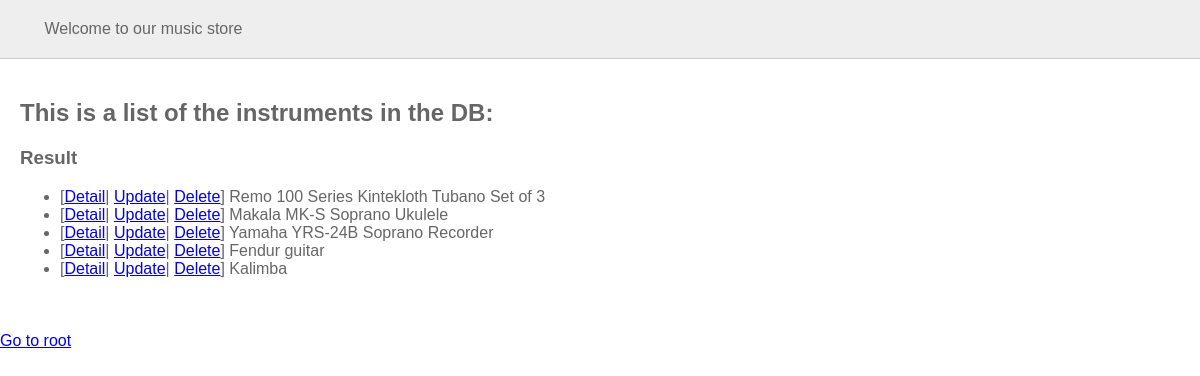
/instruments/show/all (signed in), run on an earlier commit of the app's database.
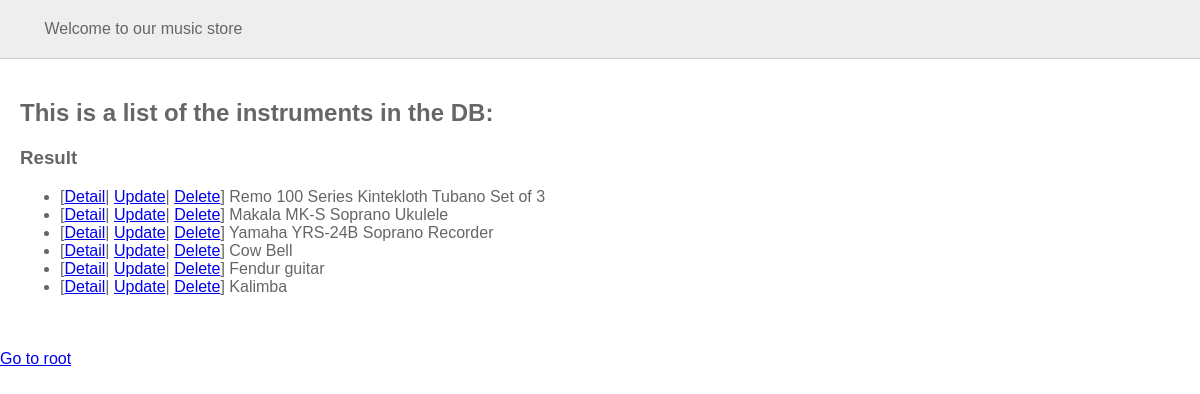
And on a later commit of the database.
### tables this page shows
CREATE TABLE "instruments" (
	"ref_num"	INTEGER,
	"name"	TEXT NOT NULL,
	"category"	TEXT NOT NULL,
	"image"	TEXT NOT NULL,
	PRIMARY KEY("ref_num")
);

### micro_webapp.py (the view)
@app.route('/instruments/show/all')
def show_all():
    if 'role' not in session or session['role']!='admin':
        res = "for admin only, please login"
        return render_template('messages.html', message=res)
    conn = sqlite3.connect("music_store.db")
    cu = conn.cursor()
    instrument_model.show_all(cu)
    res = [{"ref_num":row[0], "category": row[2],"name":row[1], "url":row[3]} for row in cu]
    conn.close()
    return render_template('index.html', instruments=res)

### instrument_model.py (called while the page is built)
def show_all(cursor):
    cursor.execute("SELECT * FROM instruments;")
    pass

### templates/index.html (shortened to what this page needs)
{% extends 'base.html' %}
{% block body %}
    <header>
        Welcome to our music store
    </header>
    <section>
        <h1>This is a list of the instruments in the DB:</h1>
        <h3>Result</h3>
        {% if instruments %}
            <ul>
            {% for instrument in instruments %}
            <li>[<a href="/instruments/show/{{instrument['ref_num']}}">Detail</a>|
                <a href="/instruments/update/{{instrument['ref_num']}}">Update</a>|
                <a href="/instruments/delete/{{instrument['ref_num']}}">Delete</a>]  {{instrument["name"]}}</li>
            {% endfor %}
            </ul>
        {% endif %}
    </section>
    <br>
    <a href="/">Go to root</a>
{% endblock %}

### templates/base.html (shortened to what this page needs)
<!DOCTYPE html>
<html lang="en">
<head>
    <link rel="stylesheet" href="{{ url_for('static', filename='css/main.css') }}">
 </head>
<body>
    {% block body %}{% endblock %}
</body>
</html>

### static/css/main.css (style rules this page uses)
body, html { margin: 0; font-family: sans-serif; }
header { background: #eee; border-bottom: 1px solid #ccc; padding: 20px; color: #666; }
section { color: #666; padding: 20px; }

What changed in the data, as far as the page shows it:
added instruments: name "Cow Bell"
